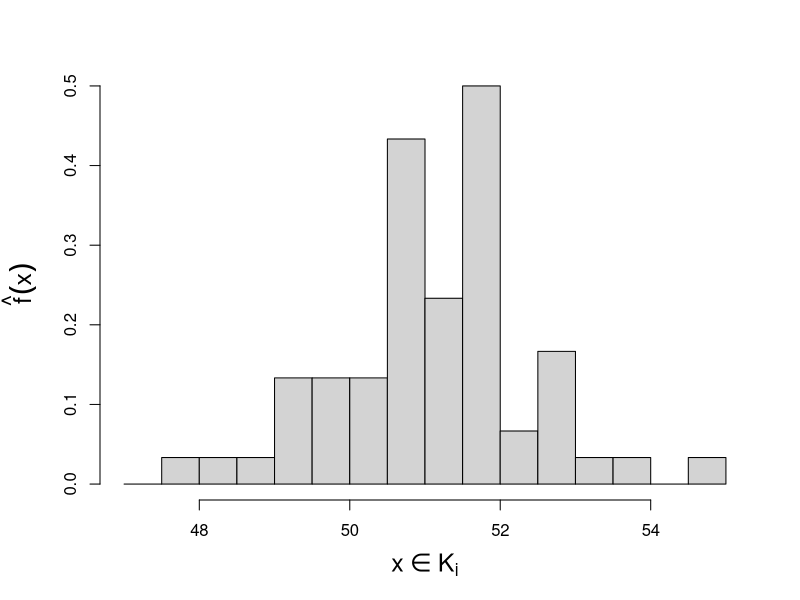

The R source for this figure:
# setting up the axis label size and margin (bottom, left, top, right)
par(cex.lab = 1.5, mai = c(b = 1, l = 1, t = 0.7, r = 0.5))

# histogram with relative frequencies with manual setting of intervals
hist(nhtemp, freq = F, breaks = seq(from = 47, to = 55, by = 0.5), main = "", ylab = expression(hat(f)(x)), xlab = expression(x %in% 
    K[i]))